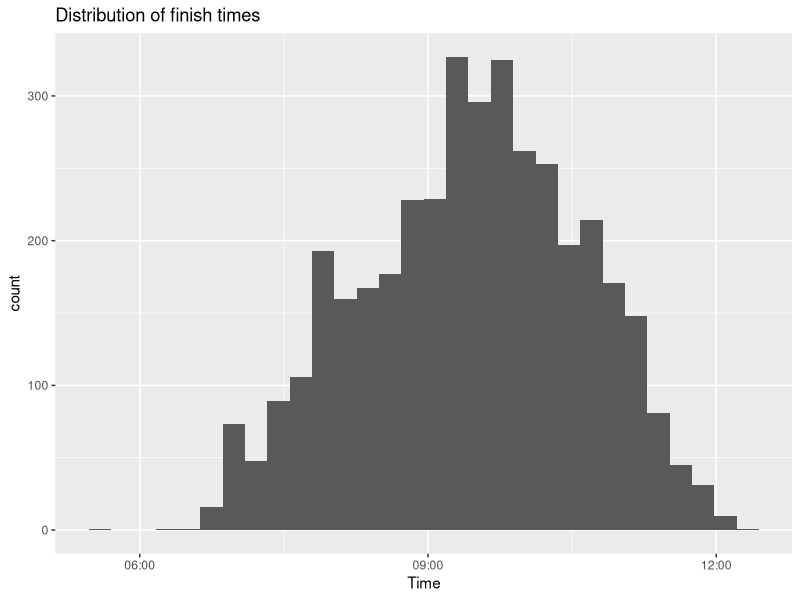

Source code (R): (Note: this script raises an error after producing the figure.)
## ---- chunk 1
# Load all of the packages that I need.

# Notice that the parameter "echo" was set to FALSE for this code chunk.
# This prevents the code from displaying in the knitted HTML output.

library(ggplot2)
library(dplyr)
library(gridExtra)
library(GGally)
## ---- chunk 2
# Load the Data, combine the two datasets and print some basics
weissensee <-read.csv("data/weissensee_results.csv", header=TRUE, sep = ";") 
str(weissensee)
## ---- chunk 3
#plot histograms of interesting features
#finish time
weissensee$Time <- as.POSIXct(strptime(weissensee$Time, format="%H:%M:%S"))
ggplot(data = weissensee[weissensee$Laps==16,], aes(x=Time)) + geom_histogram() + 
  ggtitle("Distribution of finish times")
#summary(weissensee$Time)

#country
ggplot(data = weissensee, aes(x=Country)) + geom_histogram() + 
  scale_y_log10() + ggtitle("Country of residence of participants")
summary(weissensee$Country) 

#Laps
ggplot(data = weissensee, aes(x=Distance)) + geom_histogram() +
  scale_y_sqrt() + ggtitle("Distribution of covered distance")
summary(weissensee$Distance)
